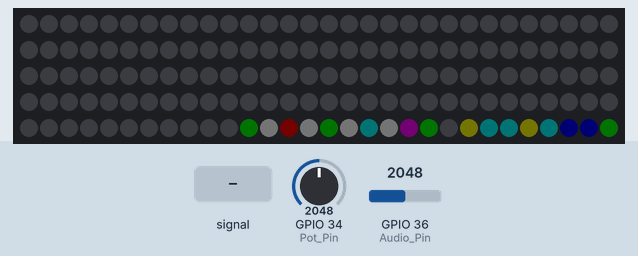
A sketch run on a simulated ESP32. Parts: 150 RGB LEDs in strip order, left to right, continuing on the next row. The inputs (shaded band) are chosen by the test bench; at power-on: GPIO 36 (Audio_Pin) = 2048, GPIO 34 (Pot_Pin) = 2048. Dim RGB values are drawn brighter than linear; random numbers use the default seed unless the sketch sets one; what the sketch prints to the serial monitor is not drawn.

Above: at 1.2 s.
1.3 s: GPIO 36 (Audio_Pin) set to 1228
4.3 s: GPIO 36 (Audio_Pin) fed a 2 Hz sine of ±1228 counts around its level
At 4.67 s:
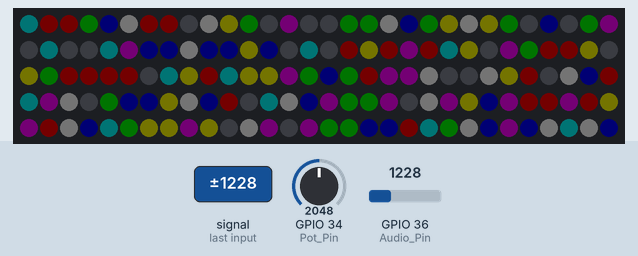
6.9 s: GPIO 36 (Audio_Pin) set to 3603
At 7.08 s:
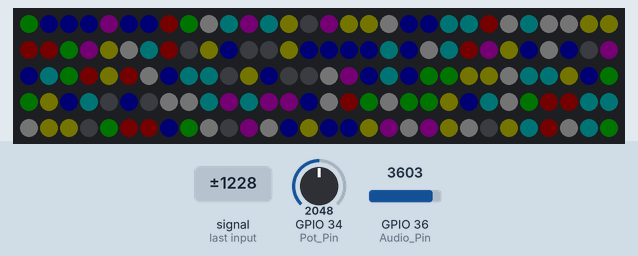
9.9 s: GPIO 36 (Audio_Pin) set to 20
At 10.39 s:
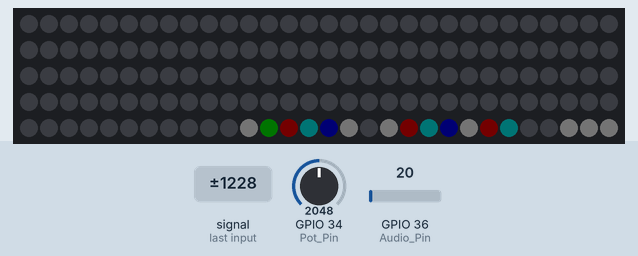
12.9 s: GPIO 36 (Audio_Pin) set to 2866
At 13.1 s:
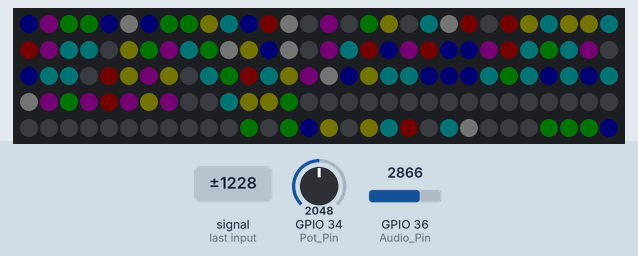
15.9 s: GPIO 36 (Audio_Pin) set to 3040
At 16.12 s:
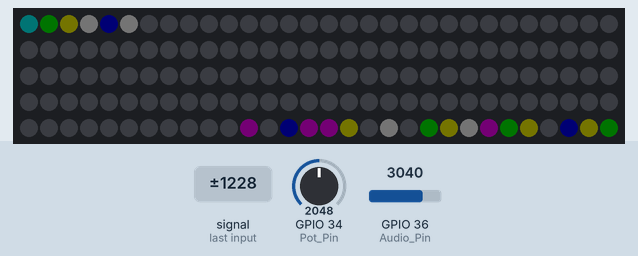

The sketch:

esp_led_original.ino
```cpp
#include <Adafruit_NeoPixel.h>

#define LED_Pin1 19 //use 33,32,27,26,25,19,18,14
#define LED_Pin2 18 //use 33,32,27,26,25,19,18,14
#define LED_Pin3 32 //use 33,32,27,26,25,19,18,14
#define LED_Pin4 33 //use 33,32,27,26,25,19,18,14
#define LED_Pin5 25 //use 33,32,27,26,25,19,18,14
#define LED_Pin6 26 //use 33,32,27,26,25,19,18,14
#define LED_Pin7 27 //use 33,32,27,26,25,19,18,14
#define Audio_Pin 36 // use 34 or 35
#define Pot_Pin 34 // use 34 or 35
#define LED_COUNT 150
#define brightness 2
#define loopy 20
#define pause 10


//Adafruit_NeoPixel pixels1 = Adafruit_NeoPixel(LED_COUNT, LED_Pin1, NEO_GRB + NEO_KHZ800);
//Adafruit_NeoPixel pixels2 = Adafruit_NeoPixel(LED_COUNT, LED_Pin2, NEO_GRB + NEO_KHZ800);
//Adafruit_NeoPixel pixels3 = Adafruit_NeoPixel(LED_COUNT, LED_Pin3, NEO_GRB + NEO_KHZ800);
//Adafruit_NeoPixel pixels4 = Adafruit_NeoPixel(LED_COUNT, LED_Pin4, NEO_GRB + NEO_KHZ800);
//Adafruit_NeoPixel pixels5 = Adafruit_NeoPixel(LED_COUNT, LED_Pin5, NEO_GRB + NEO_KHZ800);
//Adafruit_NeoPixel pixels6 = Adafruit_NeoPixel(LED_COUNT, LED_Pin6, NEO_GRB + NEO_KHZ800);
Adafruit_NeoPixel pixels7 = Adafruit_NeoPixel(LED_COUNT, LED_Pin7, NEO_GRB + NEO_KHZ800);

const int num_pixels = pixels7.numPixels();
 int a=0;
 int b=10;
 int c=20;
 int d=30;
 int e=40;
 int f=50;


#define Pot_Pin 34 // use 34 or 35


const int sampleWindow = 50; // Sample window width in mS (50 mS = 20Hz)

int volume = 0;

int loopLED = 0;
int direct = 0;


void colorSweep(uint32_t color, int wait) {
  for(int i=0; i<pixels7.numPixels(); i++) { // For each pixel in strip...
   // pixels.setPixelColor(i, color);         //  Set pixel's color (in RAM)

  // pixels1.setPixelColor(i, random(brightness),random(brightness),random(brightness));
  // pixels2.setPixelColor(i, random(brightness),random(brightness),random(brightness));
  // pixels3.setPixelColor(i, random(brightness),random(brightness),random(brightness));
  // pixels4.setPixelColor(i, random(brightness),random(brightness),random(brightness));
  // pixels5.setPixelColor(i, random(brightness),random(brightness),random(brightness));
  // pixels6.setPixelColor(i, random(brightness),random(brightness),random(brightness));
   pixels7.setPixelColor(i, random(brightness),random(brightness),random(brightness));
   if (i ==0){}
   else{
  // pixels1.setPixelColor(i-1,0,0,0);
  // pixels2.setPixelColor(i-1,0,0,0);
  // pixels3.setPixelColor(i-1,0,0,0);
  // pixels4.setPixelColor(i-1,0,0,0);
  // pixels5.setPixelColor(i-1,0,0,0);
  // pixels6.setPixelColor(i-1,0,0,0);
   pixels7.setPixelColor(i-1,0,0,0);}
   //pixels1.show();                         //  Update strip to match
   //pixels2.show();
   //pixels3.show();
   //pixels4.show();
   //pixels5.show();
   //pixels6.show();
   pixels7.show();
    delay(wait);                           //  Pause for a moment
  }
  //pixels1.setPixelColor(num_pixels-1,0,0,0);
  //pixels1.show();
  //pixels2.setPixelColor(num_pixels-1,0,0,0);
 // pixels2.show();
  //pixels3.setPixelColor(num_pixels-1,0,0,0);
  //pixels3.show();
  //pixels4.setPixelColor(num_pixels-1,0,0,0);
  //pixels4.show();
  //pixels5.setPixelColor(num_pixels-1,0,0,0);
  //pixels5.show();
 // pixels6.setPixelColor(num_pixels-1,0,0,0);
  //pixels6.show();
  pixels7.setPixelColor(num_pixels-1,0,0,0);
  pixels7.show();


}


void colorSweep2(uint32_t color, int wait, int i) {
   // For each pixel in strip...
   // pixels.setPixelColor(i, color);         //  Set pixel's color (in RAM)

//   pixels1.setPixelColor(i, random(brightness),random(brightness),random(brightness));
//   pixels2.setPixelColor(i, random(brightness),random(brightness),random(brightness));
//   pixels3.setPixelColor(i, random(brightness),random(brightness),random(brightness));
//   pixels4.setPixelColor(i, random(brightness),random(brightness),random(brightness));
//   pixels5.setPixelColor(i, random(brightness),random(brightness),random(brightness));
//   pixels6.setPixelColor(i, random(brightness),random(brightness),random(brightness));
   pixels7.setPixelColor(i, random(brightness),random(brightness),random(brightness));
   if (i ==0){}
   else{
//   pixels1.setPixelColor(i-1,0,0,0);
//   pixels2.setPixelColor(i-1,0,0,0);
//   pixels3.setPixelColor(i-1,0,0,0);
//   pixels4.setPixelColor(i-1,0,0,0);
//   pixels5.setPixelColor(i-1,0,0,0);
//   pixels6.setPixelColor(i-1,0,0,0);
   pixels7.setPixelColor(i-1,0,0,0);}
   //pixels1.show();                         //  Update strip to match
   //pixels2.show();
   //pixels3.show();
   //pixels4.show();
   //pixels5.show();
   //pixels6.show();
   pixels7.show();
    //delay(wait);                           //  Pause for a moment


}


void colorSweep3(uint32_t color, int wait) {
  for(int i=0; i<pixels7.numPixels()-loopy; i++) { // For each pixel in strip...
   // pixels.setPixelColor(i, color);         //  Set pixel's color (in RAM)
   if (i<volume){

   pixels7.setPixelColor(i, random(brightness),random(brightness),random(brightness));}

   else{
   pixels7.setPixelColor(i,0,0,0);}

                          //  Pause for a moment
  }

// if (direct==0){
//   pixels7.setPixelColor(pixels7.numPixels()+ loopLED++, random(brightness),random(brightness),random(brightness));
// }
// else{
// pixels7.setPixelColor(pixels7.numPixels()+ loopLED--, random(brightness),random(brightness),random(brightness));
// }
//if (loopLED>loopy){
//  direct=1;
//}
//if (loopLED<0){
//  direct=0;
//}

 for (int i=0; i<loopy;i++){
   pixels7.setPixelColor(pixels7.numPixels()-i, random(brightness),random(brightness),random(brightness));

 }


   pixels7.show();
   delay(wait);


  //.setPixelColor(num_pixels-1,0,0,0);
  //pixels7.show();


}


/////////////////////////////////////////////////////////////////////////////////////////////
int common = 0;
int sample = 0;
int audio = 0;


void codeForTask1( void * parameter ) {
   for (;;) {
      //Serial.print("Code is running on Core: ");Serial.println( xPortGetCoreID());
      //print_fibonacci();
      //Serial.print("Global var");
      //Serial.print(common);
      //common=common+1;


   unsigned long startMillis= millis();  // Start of sample window
   unsigned int peakToPeak = 0;   // peak-to-peak level

   unsigned int signalMax = 0;
   unsigned int signalMin = 4095;

   // collect data for 50 mS
   while (millis() - startMillis < sampleWindow)
   {
      sample = analogRead(Audio_Pin);
      //Serial.println(sample);
      if (sample < 4095)  // toss out spurious readings
      {
         if (sample > signalMax)
         {
            signalMax = sample;  // save just the max levels
            //Serial.println(signalMax);
         }
         else if (sample < signalMin)
         {
            signalMin = sample;  // save just the min levels
            //Serial.println(signalMin);
         }
      }
   }
   peakToPeak = signalMax - signalMin;  // max - min = peak-peak amplitude
   Serial.println("PeaktoPeak");
   Serial.println(peakToPeak);
   double volts = (peakToPeak * 3.3) / 4095;  // convert to volts
   double volumeDouble = (peakToPeak * LED_COUNT) / 4095;  // convert to volts
   volume = round(volumeDouble);
   Serial.println(volts);
   if(volts>2){


      if (a>=10){a=0;}
      if (b>=20){b=10;}
      if (c>=30){c=20;}
      if (d>=40){d=30;}
      if (e>=50){e=40;}
      if (f>=60){f=50;}


   }


sample = analogRead(Pot_Pin);
Serial.println(sample);
      if(sample>3000){


      if (a>=10){a=0;}
      if (b>=20){b=10;}
      if (c>=30){c=20;}
      if (d>=40){d=30;}
      if (e>=50){e=40;}
      if (f>=60){f=50;}


   }


   }
}


//void codeForTask2( void * parameter ) {
//   for (;;) {
//      Serial.print("                                                            Code is running on Core: ");Serial.println( xPortGetCoreID());
//      //sum_numbers();
//      Serial.print("Global var");
//      Serial.print(common);
//      common=common+1;
//      colorSweep(pixels1.Color(random(brightness),   random(brightness),   random(brightness)), 10); //////////////////////////////
//      colorSweep(pixels1.Color(random(brightness),   random(brightness),   random(brightness)), 10); //////////////////////////////
//      delay(1000);
//   }
//}


void codeForTask2( void * parameter ) {
   for (;;) {
      Serial.print("                                                            Code is running on Core: ");Serial.println( xPortGetCoreID());
      //sum_numbers();
      Serial.print("Global var");
      Serial.print(common);
      common=common+1;
      for(int i=0; i<pixels7.numPixels(); i++) {
      colorSweep3(pixels7.Color(random(brightness),   random(brightness),   random(brightness)), pause); //////////////////////////////

      //colorSweep2(pixels7.Color(random(brightness),   random(brightness),   random(brightness)), pause,b++); //////////////////////////////

      //colorSweep2(pixels7.Color(random(brightness),   random(brightness),   random(brightness)), pause,c++); //////////////////////////////

      //colorSweep2(pixels7.Color(random(brightness),   random(brightness),   random(brightness)),pause,d++); //////////////////////////////

      //colorSweep2(pixels7.Color(random(brightness),   random(brightness),   random(brightness)), pause,e++); //////////////////////////////

      //colorSweep2(pixels7.Color(random(brightness),   random(brightness),   random(brightness)), pause,f++); //////////////////////////////

//      if (a==pixels1.numPixels()){a=0;}
//      if (b==pixels1.numPixels()){b=0;}
//      if (c==pixels1.numPixels()){c=0;}
//      if (d==pixels1.numPixels()){d=0;}
//      if (e==pixels1.numPixels()){e=0;}
//      if (f==pixels1.numPixels()){f=0;}}
      }

            sample = analogRead(Pot_Pin);
      Serial.println(sample);


      //delay(1000);

   }
}


TaskHandle_t Task1, Task2;


void setup() {
   Serial.begin(115200);


   //pixels1.begin(); // This initializes the NeoPixel library.
   //pixels2.begin();
   //pixels3.begin();
   //pixels4.begin();
   //pixels5.begin();
   //pixels6.begin();
   pixels7.begin();
randomSeed(analogRead(0));


   /*Syntax for assigning task to a core:
   xTaskCreatePinnedToCore(
                    coreTask,   // Function to implement the task
                    "coreTask", // Name of the task
                    10000,      // Stack size in words
                    NULL,       // Task input parameter
                    0,          // Priority of the task
                    NULL,       // Task handle.
                    taskCore);  // Core where the task should run
   */
   xTaskCreatePinnedToCore(    codeForTask1,    "FibonacciTask",    5000,      NULL,    2,    &Task1,    0);
   //delay(500);  // needed to start-up task1
   xTaskCreatePinnedToCore(    codeForTask2,    "SumTask",    5000,    NULL,    2,    &Task2,    1);
}


void loop() {


  }


////////////////////////////////////////////////////////////////////////////////////////////////////////////////////////////////////////////////


//
//uint32_t chipId = 0;
//int x =0;
//void setup() {
//  Serial.begin(115200);
//}
//
//void loop() {
//  for(int i=0; i<17; i=i+8) {
//    chipId |= ((ESP.getEfuseMac() >> (40 - i)) & 0xff) << i;
//  }
//
//  Serial.printf("ESP32 Chip model = %s Rev %d\n", ESP.getChipModel(), ESP.getChipRevision());
//  Serial.printf("This chip has %d cores\n", ESP.getChipCores());
//  Serial.print("Chip ID: "); Serial.println(chipId);
//    Serial.print(x);
//  x++;
//  delay(3000);
//
//}
```
